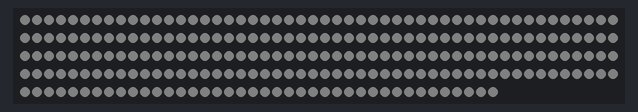
This sketch was run on a simulated Arduino Uno, built with avr-gcc and run on an emulated ATmega328P. Shown: 240 RGB LEDs in strip order, left to right, continuing on the next row. Dim RGB values are drawn brighter than linear.

Above: at 0.1 s.

The sketch:

top_leds.ino
```cpp
#include <FastLED.h>

//Display LEDs
#define LED_PIN    2
#define NUM_LEDS   240

CRGB leds[NUM_LEDS];

void setup() {
  //Display LEDs
  FastLED.addLeds<WS2812, LED_PIN, GRB>(leds, NUM_LEDS);
  FastLED.setBrightness(5);
}

void loop() {
  for(int i = 0; i < NUM_LEDS; i++) {
      leds[i] = CRGB(255, 255, 255);
  }
  FastLED.show();
}
```
